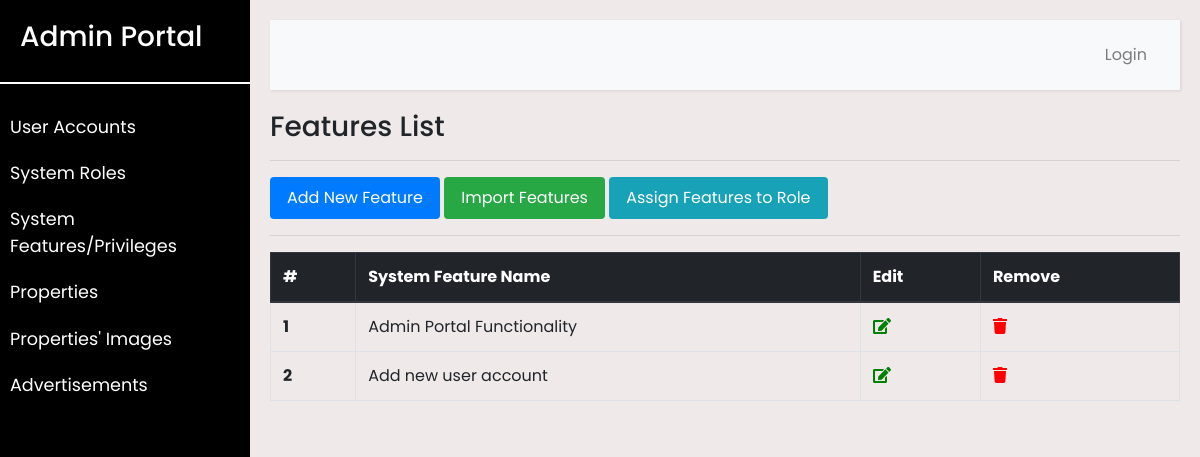
The page /admin_portal/listFeature/ on the database its author committed.
### eproperty/models.py (models this page shows, shortened)
class SysFeature(models.Model):
    id = models.IntegerField(primary_key=True)
    name = models.CharField(max_length=100)

### eproperty/views.py (the view)
# urls.py: path('admin_portal/listFeature/', views.listFeature, name='listFeature'),
def listFeature(request):
    features = SysFeature.objects.all()
    return render(request, 'admin_portal/listFeature.html', {'features': features})

### templates/admin_portal/listFeature.html
{% extends 'admin_portal/base_admin.html' %}
{% block content %}
    <h3>Features List</h3>
    <hr>
    <div>
        <a class="btn btn-primary" href="{% url 'addFeature' %}">Add New Feature </a>
        <a class="btn btn-success" href="{% url 'importFeature' %}">Import Features </a>
        <a class="btn btn-info" href="{% url 'assignFeature' %}">Assign Features to Role </a>
    </div>
    <hr>
    <table class="table table-bordered table-hover">
        <thead class="thead-dark ">
        <tr>
            <th scope="col">#</th>
            <th scope="col">System Feature Name</th>
            <th scope="col">Edit</th>
            <th scope="col">Remove</th>
        </tr>
        </thead>
        <tbody>
        {% if features != '' %}
            {% for feature in features %}
                <tr>
                    <th scope="row">{{ feature.id }}</th>
                    <td>{{ feature.name }}</td>
                    <td><a href="{% url "editFeature" feature.id %}"><i style="color: green;"
                                                                        class="fa fa-edit"></i></a></td>
                    <td><a href="{% url "deleteFeature" feature.id %}"><i style="color: red;"
                                                                          class="fa fa-trash"></i></a></td>
                </tr>
            {% endfor %}
        {% endif %}
        </tbody>
    </table>
{% endblock %}

### static/admin_portal/style.css (style rules this page uses)
body { font-family: 'Poppins', sans-serif; background: #fafafa; }
a, a:hover, a:focus { color: inherit; text-decoration: none; transition: all 0.3s; }
a.btn { border-radius: .25rem; border: 1px solid transparent; padding: .5rem 1rem; color: #fff; }

### rows shown on the page
SysFeature: id "1", name "Admin Portal Functionality"
SysFeature: id "2", name "Add new user account"
